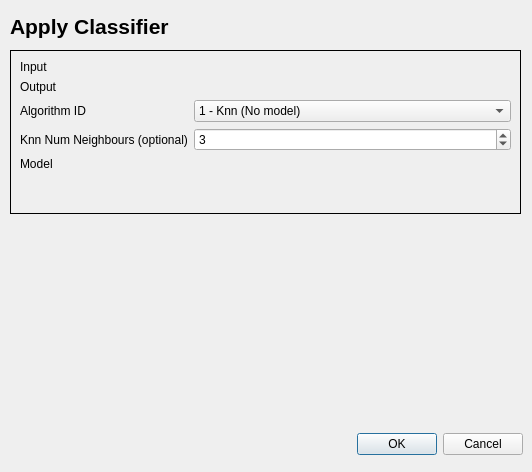
<?xml version="1.0" encoding="UTF-8"?>
<ui version="4.0">
 <class>ClassifierTesterDialogBase</class>
 <widget class="QDialog" name="ClassifierTesterDialogBase">
  <property name="geometry">
   <rect>
    <x>0</x>
    <y>0</y>
    <width>532</width>
    <height>472</height>
   </rect>
  </property>
  <property name="windowTitle">
   <string>Target Recognition &gt; Classifier: Classify</string>
  </property>
  <property name="windowIcon">
   <iconset>
    <normaloff>icon.png</normaloff>icon.png</iconset>
  </property>
  <widget class="QDialogButtonBox" name="button_box">
   <property name="geometry">
    <rect>
     <x>330</x>
     <y>430</y>
     <width>193</width>
     <height>28</height>
    </rect>
   </property>
   <property name="orientation">
    <enum>Qt::Horizontal</enum>
   </property>
   <property name="standardButtons">
    <set>QDialogButtonBox::Cancel|QDialogButtonBox::Ok</set>
   </property>
  </widget>
  <widget class="QStackedWidget" name="stackedWidget">
   <property name="geometry">
    <rect>
     <x>10</x>
     <y>50</y>
     <width>511</width>
     <height>164</height>
    </rect>
   </property>
   <property name="frameShape">
    <enum>QFrame::Box</enum>
   </property>
   <property name="currentIndex">
    <number>0</number>
   </property>
   <widget class="QWidget" name="page">
    <layout class="QGridLayout" name="gridLayout">
     <item row="0" column="0">
      <layout class="QFormLayout" name="formLayout">
       <item row="0" column="0">
        <widget class="QLabel" name="inputLabel">
         <property name="text">
          <string>Input</string>
         </property>
        </widget>
       </item>
       <item row="0" column="1">
        <widget class="QgsFileWidget" name="inputQgsFileWidget">
         <property name="toolTip">
          <string>&lt;html&gt;&lt;head/&gt;&lt;body&gt;&lt;p&gt;Input Testing Datasets&lt;/p&gt;&lt;/body&gt;&lt;/html&gt;</string>
         </property>
         <property name="dialogTitle">
          <string>Select Input Data</string>
         </property>
         <property name="filter">
          <string>*.h5;;*.*</string>
         </property>
        </widget>
       </item>
       <item row="1" column="0">
        <widget class="QLabel" name="outputLabel">
         <property name="text">
          <string>Output</string>
         </property>
        </widget>
       </item>
       <item row="1" column="1">
        <widget class="QgsFileWidget" name="outputQgsFileWidget">
         <property name="toolTip">
          <string>&lt;html&gt;&lt;head/&gt;&lt;body&gt;&lt;p&gt;Output Directory&lt;/p&gt;&lt;/body&gt;&lt;/html&gt;</string>
         </property>
         <property name="dialogTitle">
          <string>Select output directory</string>
         </property>
         <property name="filter">
          <string/>
         </property>
         <property name="storageMode">
          <enum>QgsFileWidget::GetDirectory</enum>
         </property>
        </widget>
       </item>
       <item row="2" column="0">
        <widget class="QLabel" name="algorithmLabel">
         <property name="text">
          <string>Algorithm ID</string>
         </property>
        </widget>
       </item>
       <item row="2" column="1">
        <widget class="QComboBox" name="algorithmComboBox">
         <property name="toolTip">
          <string>&lt;html&gt;&lt;head/&gt;&lt;body&gt;&lt;p&gt;Algorithm Id: 1=KNN, 2=SVM 1VsElse, 3=SVM pairwise, 4=Adaboost 1VsElse, 5=Adaboost pairwise&lt;/p&gt;&lt;/body&gt;&lt;/html&gt;</string>
         </property>
         <item>
          <property name="text">
           <string>1 - Knn (No model)</string>
          </property>
         </item>
         <item>
          <property name="text">
           <string>2 - SVM One Vs Else</string>
          </property>
         </item>
         <item>
          <property name="text">
           <string>3 - SVM Pairwise</string>
          </property>
         </item>
         <item>
          <property name="text">
           <string>4 - Adaboost One Vs Else</string>
          </property>
         </item>
         <item>
          <property name="text">
           <string>5 - Adaboost Pairwise</string>
          </property>
         </item>
         <item>
          <property name="text">
           <string>6 - SVM Pairwise (AUG Version)</string>
          </property>
         </item>
        </widget>
       </item>
       <item row="3" column="0">
        <widget class="QLabel" name="knnNumLabel">
         <property name="text">
          <string>Knn Num Neighbours (optional)</string>
         </property>
        </widget>
       </item>
       <item row="3" column="1">
        <widget class="QSpinBox" name="knnNumSpinBox">
         <property name="toolTip">
          <string>&lt;html&gt;&lt;head/&gt;&lt;body&gt;&lt;p&gt;Number of neighbors for Knn (default=3)&lt;/p&gt;&lt;/body&gt;&lt;/html&gt;</string>
         </property>
         <property name="value">
          <number>3</number>
         </property>
        </widget>
       </item>
       <item row="4" column="0">
        <widget class="QLabel" name="modelLabel">
         <property name="text">
          <string>Model</string>
         </property>
        </widget>
       </item>
       <item row="4" column="1">
        <widget class="QgsFileWidget" name="modelQgsFileWidget">
         <property name="toolTip">
          <string>&lt;html&gt;&lt;head/&gt;&lt;body&gt;&lt;p&gt;Trained Model (or Training data for KNN)&lt;/p&gt;&lt;/body&gt;&lt;/html&gt;</string>
         </property>
         <property name="dialogTitle">
          <string>Select Model</string>
         </property>
        </widget>
       </item>
      </layout>
     </item>
    </layout>
   </widget>
   <widget class="QWidget" name="page_2"/>
  </widget>
  <widget class="QLabel" name="title_label">
   <property name="geometry">
    <rect>
     <x>10</x>
     <y>10</y>
     <width>501</width>
     <height>33</height>
    </rect>
   </property>
   <property name="text">
    <string>&lt;!DOCTYPE HTML PUBLIC &quot;-//W3C//DTD HTML 4.0//EN&quot; &quot;http://www.w3.org/TR/REC-html40/strict.dtd&quot;&gt;
&lt;html&gt;&lt;head&gt;&lt;meta name=&quot;qrichtext&quot; content=&quot;1&quot; /&gt;&lt;style type=&quot;text/css&quot;&gt;
p, li { white-space: pre-wrap; }
&lt;/style&gt;&lt;/head&gt;&lt;body style=&quot; font-family:'MS Shell Dlg 2'; font-size:8pt; font-weight:400; font-style:normal;&quot;&gt;
&lt;p style=&quot; margin-top:0px; margin-bottom:0px; margin-left:0px; margin-right:0px; -qt-block-indent:0; text-indent:0px;&quot;&gt;&lt;span style=&quot; font-family:'Sans Serif'; font-size:16pt; font-weight:600;&quot;&gt;Apply Classifier&lt;/span&gt;&lt;/p&gt;&lt;/body&gt;&lt;/html&gt;</string>
   </property>
  </widget>
 </widget>
 <customwidgets>
  <customwidget>
   <class>QgsFileWidget</class>
   <extends>QWidget</extends>
   <header>qgsfilewidget.h</header>
  </customwidget>
 </customwidgets>
 <resources/>
 <connections>
  <connection>
   <sender>button_box</sender>
   <signal>accepted()</signal>
   <receiver>ClassifierTesterDialogBase</receiver>
   <slot>accept()</slot>
   <hints>
    <hint type="sourcelabel">
     <x>20</x>
     <y>20</y>
    </hint>
    <hint type="destinationlabel">
     <x>20</x>
     <y>20</y>
    </hint>
   </hints>
  </connection>
  <connection>
   <sender>button_box</sender>
   <signal>rejected()</signal>
   <receiver>ClassifierTesterDialogBase</receiver>
   <slot>reject()</slot>
   <hints>
    <hint type="sourcelabel">
     <x>20</x>
     <y>20</y>
    </hint>
    <hint type="destinationlabel">
     <x>20</x>
     <y>20</y>
    </hint>
   </hints>
  </connection>
 </connections>
</ui>
